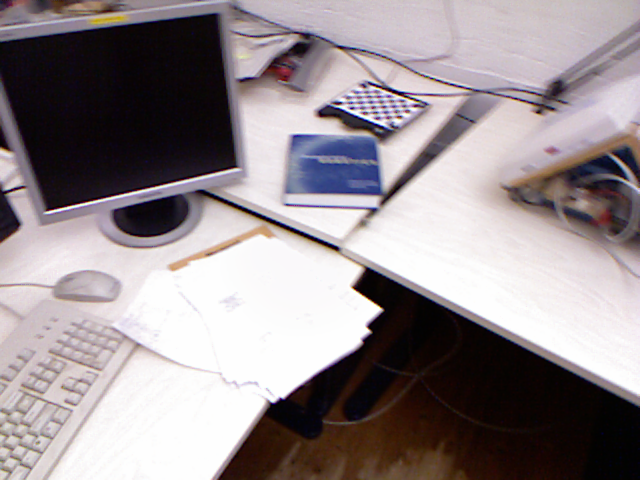
//> input picture ch7/epipolar/rgb1.ppm, 640 x 480 px
$ ./main rgb1.ppm rgb2.ppm   (built with g++ and OpenCV 4)
//> lines starting //> are read from the running program, lines starting //| are printed output that depends on the picture; after the words box and inside, x2 and y2 are one past the last pixel; in counts of white or black regions, pixels touching at a corner belong together
#include <iostream>
#include <opencv2/core/core.hpp>
#include <opencv2/highgui/highgui.hpp>
#include <opencv2/features2d/features2d.hpp>
#include <opencv2/calib3d/calib3d.hpp>
#include <opencv2/imgproc/imgproc.hpp>
#include <vector>
using namespace std;
using namespace cv;

int main(int argc,char**argv)
{
   if(argc!=3)
   {
       cerr<<"有误啊"<<endl;
       return 1;
   }
   //读取两张图
   Mat img1=imread(argv[1],CV_LOAD_IMAGE_COLOR);
//> img1 is the input picture: 480 rows x 640 cols, CV_8UC3; mean B, G, R 143.1, 140, 149
   Mat img2=imread(argv[2],CV_LOAD_IMAGE_COLOR);
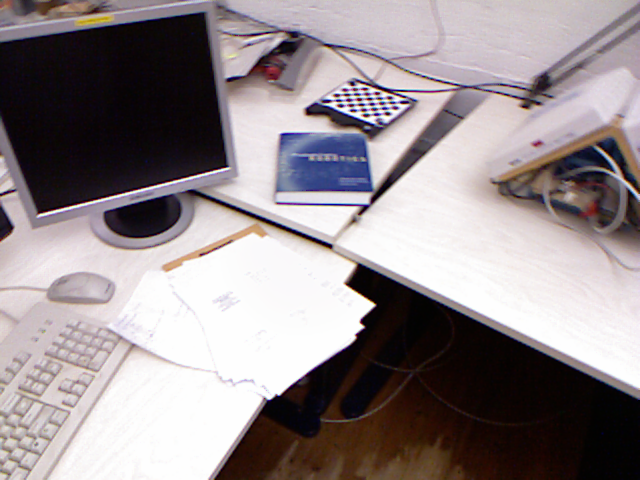
//> input picture ch7/epipolar/rgb2.ppm, 640 x 480 px
//> img2 is the input picture: 480 rows x 640 cols, CV_8UC3; mean B, G, R 141.1, 138.5, 147.6

   //初始化，定义关键点和描述子
   vector<KeyPoint>keypoints1,keypoints2;
   Mat descriptors1,descriptors2;
   Ptr<ORB>orb=ORB::create();

   //检测oriented FAST角点位置
   orb->detect(img1,keypoints1);
//> keypoints1 = 500 keypoints; strongest (x, y, size): (376, 308, 111.1), (378, 309, 77.1), (379, 309, 64.3), (358, 287, 111.1)
   orb->detect(img2,keypoints2);
//> keypoints2 = 500 keypoints; strongest (x, y, size): (367, 305, 92.6), (369, 305, 111.1), (371, 303, 64.3), (371, 304, 77.1)

   //计算BRIEF描述子
   orb->compute(img1,keypoints1,descriptors1);
   orb->compute(img2,keypoints2,descriptors2);

   //描绘出特征点
  // Mat outimg1;
   //drawKeypoints(img1,keypoints1,outimg1,Scalar::all(-1),DrawMatchesFlags::DEFAULT);
   //imshow("ORB特征点",outimg1);

   //使用Hamming距离，BRIEF描述子进行匹配
   vector<DMatch>matches;
   BFMatcher matcher(NORM_HAMMING);
   matcher.match(descriptors1,descriptors2,matches);
//> matches = 500 matches
   cout<<"Find total "<<matches.size()<<" matches."<<endl;
//| Find total 500 matches.

   //匹配点筛选
   double min_dist=1000,max_dist=0;
   for(int i=0;i<matches.size();i++)
   {
       double dist=matches[i].distance;
       if(dist<min_dist)min_dist=dist;
       if(dist>max_dist)max_dist=dist;
   }
//> this loop made 500 passes
//> (dist, min_dist, max_dist) on pass 1: (91, 91, 91)
//> (dist, min_dist) on passes 2, 10, 22, 32, 54, 122: (32, 32), (25, 25), (23, 23), (13, 13), (11, 11), (9, 9)
//> after the loop, min_dist = 6; max_dist = 91
   cout<<"min_dist: "<<min_dist<<endl;
//| min_dist: 6
   cout<<"max_dist: "<<max_dist<<endl;
//| max_dist: 91
   vector<DMatch>good_matches;
   for(int i=0;i<matches.size();i++)
   {
       if(matches[i].distance<=max(2*min_dist,30.0))
           good_matches.push_back(matches[i]);
   }
//> after the loop, good_matches = 180 matches

    vector< Point2f > pts1, pts2;
    for (size_t i=0; i<good_matches.size(); i++)
    {
        pts1.push_back(keypoints1[good_matches[i].queryIdx].pt);
        pts2.push_back(keypoints2[good_matches[i].trainIdx].pt);
    }
//> after the loop, pts1 = 180 Points (x, y), first 12: [386, 125], [362, 343], [381, 309], [370, 332], [378, 118], [337, 249], [376, 112], [268, 402], [366, 326], [340, 102], [367, 268], [375, 209]; pts2 = 180 Points (x, y), first 12: [374, 122], [355, 338], [374, 304], [363, 327], [367, 115], [329.8, 246.2], [364, 110], [264, 398], [360, 322], [329, 100], [358.8, 264], [365.8, 205.9]

    // 请先计算基础矩阵并据此绘制出前10个匹配点对应的对极线，可以调用opencv函数
    // ----------- 开始你的代码 --------------//
    //相机内参
    Mat K=(Mat_<double>(3,3)<<520.9,0,325.1,0,521.0,249.7,0,0,1);
    //计算基础矩阵
    Mat fundamental_matrix;
    fundamental_matrix=findFundamentalMat(pts1,pts2,CV_FM_8POINT);
//> fundamental_matrix = [[4.28e-06, -0.000143, 0.055], [0.000152, 1.1e-05, 0.125], [-0.0555, -0.133, 1]]
    cout<<"fundamental_matrix is:"<<endl<<fundamental_matrix<<endl;
//| fundamental_matrix is:
//| [4.281423823795266e-06, -0.0001429810222829136, 0.05495517467768564;
//|  0.0001522470289799689, 1.104740721027909e-05, 0.1245915433859594;
//|  -0.05547447067650507, -0.1332421014946708, 1]
    vector<Vec3f>lines1,lines2;
    computeCorrespondEpilines(pts1,1,fundamental_matrix,lines1);
//> lines1 = 180 items, first 12: [0.21, 0.98, -196.4], [0.04, 1, -352.8], [0.07, 1, -328.9], [0.05, 1, -345], [0.21, 0.98, -190.2], [0.12, 0.99, -282.9], [0.22, 0.98, -185.5], [-0.01, 1, -397], [0.05, 1, -340.6], [0.23, 0.97, -172.5], [0.1, 1, -298.8], [0.14, 0.99, -256.3]
    computeCorrespondEpilines(pts2,2,fundamental_matrix,lines2);
//> lines2 = 180 items, first 12: [-0.19, -0.98, 194.8], [-0.01, -1, 347.4], [-0.04, -1, 323.8], [-0.02, -1, 339.7], [-0.19, -0.98, 188.8], [-0.09, -1, 279.1], [-0.2, -0.98, 184.8], [0.04, -1, 390.5], [-0.03, -1, 336.1], [-0.21, -0.98, 172], [-0.08, -1, 294.3], [-0.12, -0.99, 253.2]
    RNG rng(0);
    for(int i=0;i<10;i++)
    {
        const Scalar color(rng(256),rng(256),rng(256));
        circle(img1,pts1[i],5,color,2);
        circle(img2,pts2[i],5,color,2);

        Point pt1Left(0,-lines1[i][2]/lines1[i][1]);
        Point pt1Right(img1.cols,(-lines1[i][2]-lines1[i][0]*img1.cols)/lines1[i][1]);
        line(img2,pt1Left,pt1Right,color,1);

        Point pt2Left(0,-lines2[i][2]/lines2[i][1]);//在视图2中把关键点用圆圈画出来，然后再绘制在对应点处的外极线
        Point pt2Right(img2.cols,(-lines2[i][2]-lines1[i][0]*img2.cols)/lines2[i][1]);
        //绘制外极线的时候，选择两个点，一个是x=0处的点，一个是x为图片宽度处
        line(img1,pt2Left,pt2Right,color,1);

    }
//> this loop made 10 passes
//> (pt1Left, pt1Right, pt2Left, pt2Right) on passes 1 to 10: (Point(0, 200), Point(640, 66), Point(0, 198), Point(640, 331)), (Point(0, 353), Point(640, 327), Point(0, 347), Point(640, 373)), (Point(0, 329), Point(640, 286), Point(0, 324), Point(640, 366)), (Point(0, 345), Point(640, 313), Point(0, 339), Point(640, 371)), (Point(0, 194), Point(640, 56), Point(0, 192), Point(640, 330)), (Point(0, 284), Point(640, 210), Point(0, 280), Point(640, 354)), (Point(0, 189), Point(640, 48), Point(0, 188), Point(640, 329)), (Point(0, 397), Point(640, 402), Point(0, 390), Point(640, 385)), (Point(0, 341), Point(640, 306), Point(0, 336), Point(640, 370)), (Point(0, 177), Point(640, 26), Point(0, 176), Point(640, 326))
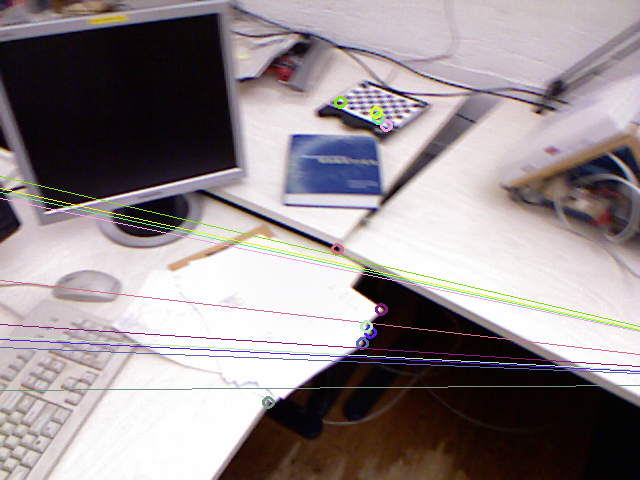
//> img1: 480 rows x 640 cols, CV_8UC3; 2.35% of pixels changed, all inside (x1, y1, x2, y2) = (0, 96, 640, 409)
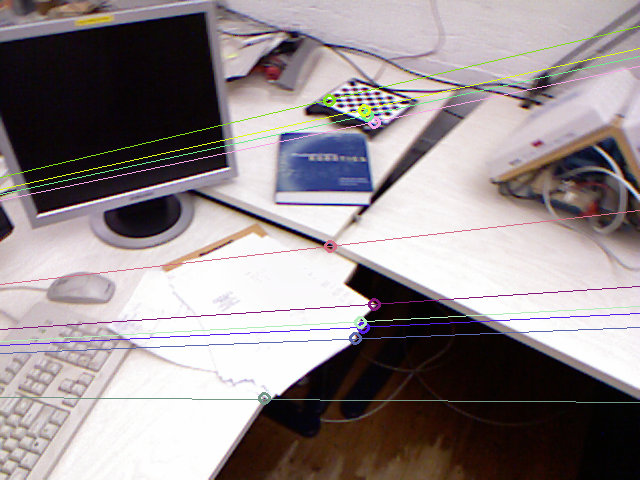
//> img2: 480 rows x 640 cols, CV_8UC3; 2.34% of pixels changed, all inside (x1, y1, x2, y2) = (0, 26, 640, 405)

    // ----------- 结束你的代码 --------------//
    imshow("epiline1", img2);
    imshow("epiline2", img1);
   waitKey(0);
    return 0;
}
